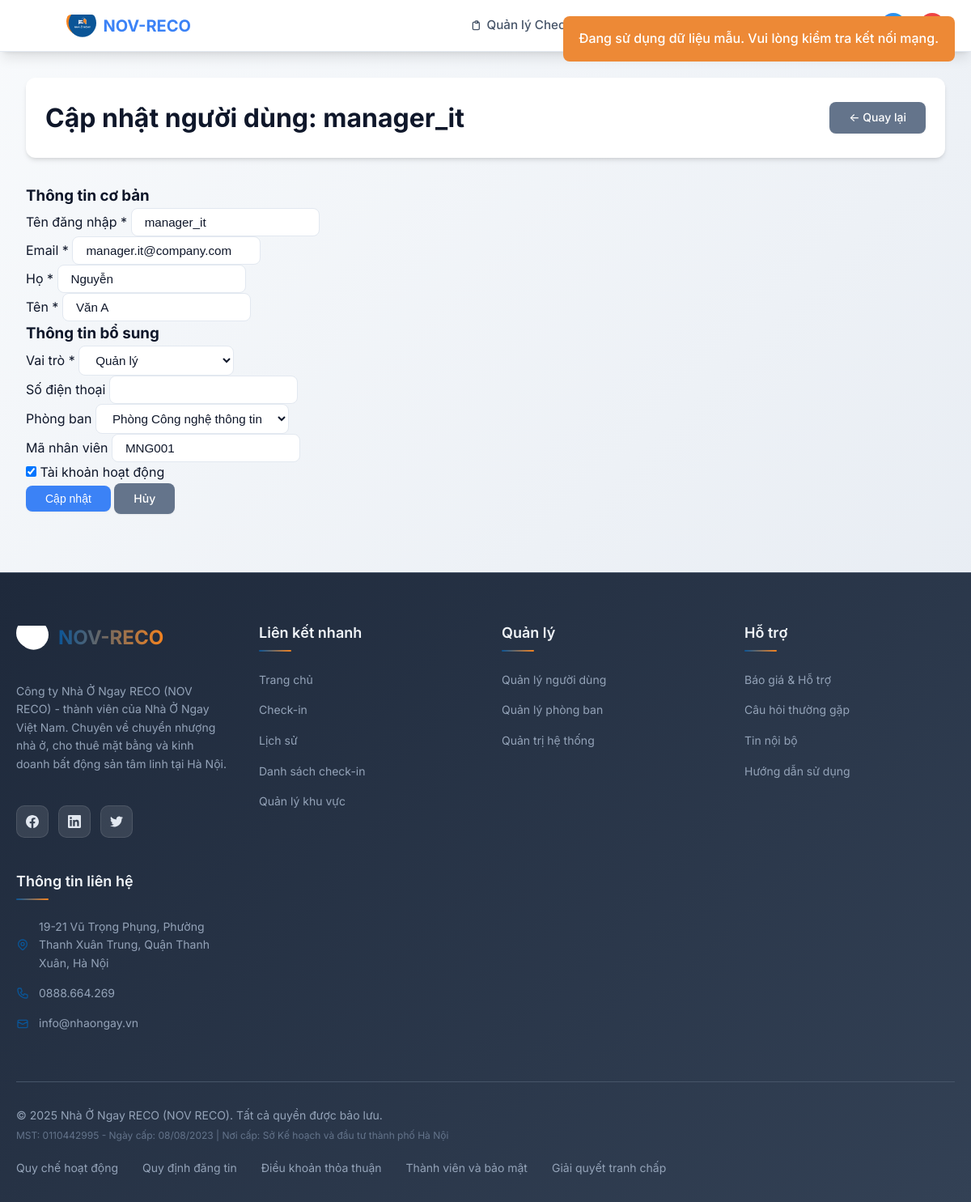
The app's page /users/7/update/ (signed in) with its own data.
### users/models.py (models this page shows, shortened)
class User(AbstractUser):
    role = models.CharField(
        max_length=20,
        choices=UserRole.choices,
        default=UserRole.EMPLOYEE,
        help_text="Vai trò của người dùng trong hệ thống",
    )
    phone = models.CharField(
        max_length=15, blank=True, help_text="Số điện thoại"
    )
    department = models.ForeignKey(
        Department,
        on_delete=models.SET_NULL,
        null=True,
        blank=True,
        related_name='employees',
        help_text="Phòng ban"
    )
    employee_id = models.CharField(
        max_length=20, blank=True, unique=True, help_text="Mã nhân viên"
    )
    def is_admin(self):
        return self.role == UserRole.ADMIN or self.is_superuser
    def is_manager(self):
        return self.role == UserRole.MANAGER
    @property
    def is_admin_user(self):
        return self.is_admin()
    @property
    def is_manager_user(self):
        return self.is_manager()
    class Meta:
        verbose_name = "Người dùng"
        verbose_name_plural = "Người dùng"

### users/views.py (the view)
# urls.py: path("<int:user_id>/update/", views.user_update_view, name="user_update"),
@user_management_required
def user_update_view(request, user_id):
    user = get_object_or_404(User, id=user_id)
    if request.method == "POST":
        form = UserUpdateForm(request.POST, instance=user)
        if form.is_valid():
            form.save()
            messages.success(
                request, f"Đã cập nhật thông tin {user.username} thành công!"
            )
            return redirect("users:user_list")
    else:
        form = UserUpdateForm(instance=user)
    return render(
        request,
        "users/user_form.html",
        {
            "form": form,
            "title": f"Cập nhật người dùng: {user.username}",
            "submit_text": "Cập nhật",
            "user": user,
        },
    )

### users/forms.py
class UserUpdateForm(forms.ModelForm):
    class Meta:
        model = User
        fields = (
            "username",
            "email",
            "first_name",
            "last_name",
            "role",
            "phone",
            "department",
            "employee_id",
            "is_active",
        )
    def __init__(self, *args, **kwargs):
        super().__init__(*args, **kwargs)
        for field in self.fields.values():
            field.widget.attrs.update({"class": "form-control"})

### users/models.py (called while the page is built)
    def __str__(self):
        return self.name

### templates/users/user_form.html (shortened to what this page needs)
{% extends 'base.html' %}
{% load static %}
{% block extra_css %}
<link rel="stylesheet" href="{% static 'css/users.css' %}">
{% endblock %}
{% block content %}
<div class="users-page">
  <div class="page-header">
    <h1>{{ title }}</h1>
    <a href="{% url 'users:user_list' %}" class="btn btn-secondary">
      ← Quay lại
    </a>
  </div>
  <div class="form-container">
    <form method="POST" class="user-form">
      <div class="form-section">
        <h3>Thông tin cơ bản</h3>
        <div class="form-row">
          <div class="form-group">
            <label for="{{ form.username.id_for_label }}">Tên đăng nhập *</label>
            {{ form.username }}
          </div>
          <div class="form-group">
            <label for="{{ form.email.id_for_label }}">Email *</label>
            {{ form.email }}
          </div>
        </div>
        <div class="form-row">
          <div class="form-group">
            <label for="{{ form.first_name.id_for_label }}">Họ *</label>
            {{ form.first_name }}
          </div>
          <div class="form-group">
            <label for="{{ form.last_name.id_for_label }}">Tên *</label>
            {{ form.last_name }}
          </div>
        </div>
      </div>
      <div class="form-section">
        <h3>Thông tin bổ sung</h3>
        <div class="form-row">
          <div class="form-group">
            <label for="{{ form.role.id_for_label }}">Vai trò *</label>
            {{ form.role }}
          </div>
          <div class="form-group">
            <label for="{{ form.phone.id_for_label }}">Số điện thoại</label>
            {{ form.phone }}
          </div>
        </div>
        <div class="form-row">
          <div class="form-group">
            <label for="{{ form.department.id_for_label }}">Phòng ban</label>
            {{ form.department }}
          </div>
          <div class="form-group">
            <label for="{{ form.employee_id.id_for_label }}">Mã nhân viên</label>
            {{ form.employee_id }}
          </div>
        </div>
        {% if form.is_active %}
        <div class="form-row">
          <div class="form-group">
            <label class="checkbox-label">
              {{ form.is_active }}
              <span class="checkbox-text">Tài khoản hoạt động</span>
            </label>
          </div>
        </div>
        {% endif %}
      </div>
      <div class="form-actions">
        <button type="submit" class="btn btn-primary">
          {{ submit_text }}
        </button>
        <a href="{% url 'users:user_list' %}" class="btn btn-secondary">
          Hủy
        </a>
      </div>
    </form>
  </div>
</div>
{% endblock %}

### static/css/base.css (style rules this page uses)
* { margin: 0; padding: 0; box-sizing: border-box; }
body, html { margin: 0; padding: 0; width: 100%; height: 100%; overflow-x: hidden; }
:root { --primary-color: #3b82f6; --primary-hover: #2563eb; --secondary-color: #64748b; --accent-color: #06b6d4; --success-color: #10b981; --warning-color: #f59e0b; --error-color: #ef4444; --bg-primary: #ffffff; --bg-secondary: #f8fafc; --bg-tertiary: #f1f5f9; --text-primary: #0f172a; --text-secondary: #475569; --text-muted: #64748b; --border-color: #e2e8f0; --border-hover: #cbd5e1; --shadow-sm: 0 1px 2px 0 rgb(0 0 0 / 0.05); --shadow-md: 0 4px 6px -1px rgb(0 0 0 / 0.1), 0 2px 4px -2px rgb(0 0 0 / 0.1); --shadow-lg: 0 10px 15px -3px rgb(0 0 0 / 0.1), 0 4px 6px -4px rgb(0 0 0 / 0.1); --shadow-xl: 0 20px 25px -5px rgb(0 0 0 / 0.1), 0 8px 10px -6px rgb(0 0 0 / 0.1); --radius-sm: 0.375rem; --radius-md: 0.5rem; --radius-lg: 0.75rem; --radius-xl: 1rem; --spacing-xs: 0.25rem; --spacing-sm: 0.5rem; --spacing-md: 1rem; --spacing-lg: 1.5rem; --spacing-xl: 2rem; --spacing-2xl: 3rem; }
body { font-family: 'Inter', -apple-system, BlinkMacSystemFont, 'Segoe UI', Roboto, Oxygen, Ubuntu, Cantarell, sans-serif; background: linear-gradient(135deg, #f8fafc 0%, #e2e8f0 100%); min-height: 100vh; color: var(--text-primary); line-height: 1.6; font-size: 16px; margin: 0; padding: 0; display: flex; flex-direction: column; }
.btn { display: inline-flex; align-items: center; gap: var(--spacing-sm); padding: var(--spacing-sm) var(--spacing-lg); background: var(--primary-color); color: white; text-decoration: none; border-radius: var(--radius-md); font-weight: 500; font-size: 0.875rem; transition: all 0.2s ease; border: none; cursor: pointer; box-shadow: var(--shadow-sm); }
.btn-secondary { background: var(--secondary-color); }

### static/css/users.css (style rules this page uses)
.users-page { max-width: 1200px; margin: 0 auto; padding-bottom: 40px; }
.users-page .page-header { display: flex; justify-content: space-between; align-items: center; margin-bottom: var(--spacing-xl); padding: var(--spacing-lg); background: var(--bg-primary); border-radius: var(--radius-lg); box-shadow: var(--shadow-md); }
.page-header h1 { font-size: 2rem; font-weight: 700; color: var(--text-primary); margin: 0; }
.users-page .form-control { padding: var(--spacing-sm) var(--spacing-md); border: 1px solid var(--border-color); border-radius: var(--radius-md); font-size: 0.95rem; background: var(--bg-primary); color: var(--text-primary); transition: all 0.2s ease; }

### records on screen
User: username "manager_it", email "manager.it@company.com", first_name "Nguyễn", last_name "Văn A", role "Quản lý", department "Phòng Công nghệ thông tin", employee_id "MNG001", is_active "☑"

### other values on screen
{{ title }} "Cập nhật người dùng: manager_it"
{{ submit_text }} "Cập nhật"
{{ current_year|default:"2025" }} "2025"
